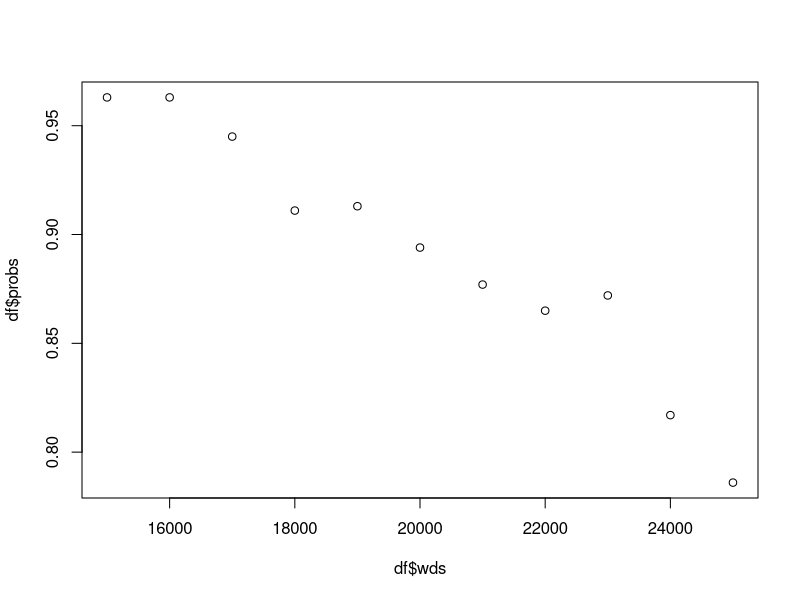

Write R code to recreate this figure.
mean <- 10.0
sd <- 20.0

beg.balance <- 550000
years.retirement <- 25
inflation <- 2.5/100
withdrawal <- 20000
simulations <- 1000
k <- 0
pr <- rep(NA, 11)
withdrawals <- seq(withdrawal - 5000, withdrawal + 5000, 1000)
for (wd in withdrawals){
  ending.balance <- rep(NA, simulations)
  
  for (j in 1:simulations) {
    bal <- beg.balance 
    norm <- rnorm(years.retirement)

    for (i in 1:years.retirement) {
      ret <- (mean + norm[i] * sd)/100
      bal <- bal*(1 + ret) - wd*((1 + inflation)**i)
    }
    ending.balance[j] <- bal
  }
  
  k = k + 1
  pr[k] = length(ending.balance[ending.balance > 0])/1000
}

df = data.frame(wds = withdrawals, probs = pr)
plot(df$wds, df$probs)